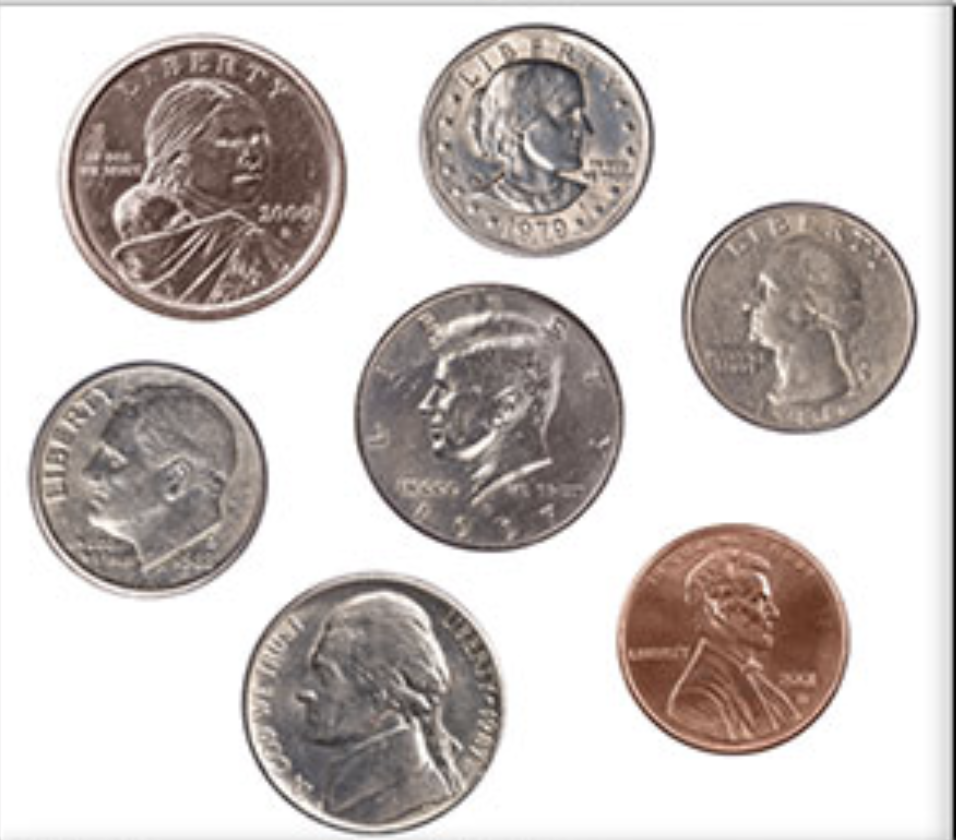
#> input picture module1/coin_image.png, 956 x 840 px
$ python lec4_5.py --image coin_image.png
#> lines starting #> are read from the running program, lines starting #| are printed output that depends on the picture
import cv2
from argparse import ArgumentParser

ap = ArgumentParser()
ap.add_argument("-i", "--image", help="Path to the image", required=True)
args = vars(ap.parse_args())

image = cv2.imread(args["image"])
#> image is the input picture: shape (840, 956, 3); mean B, G, R 193.3, 196, 202.8
# image = cv2.flip(image, 1)
image = cv2.flip(image, 1)
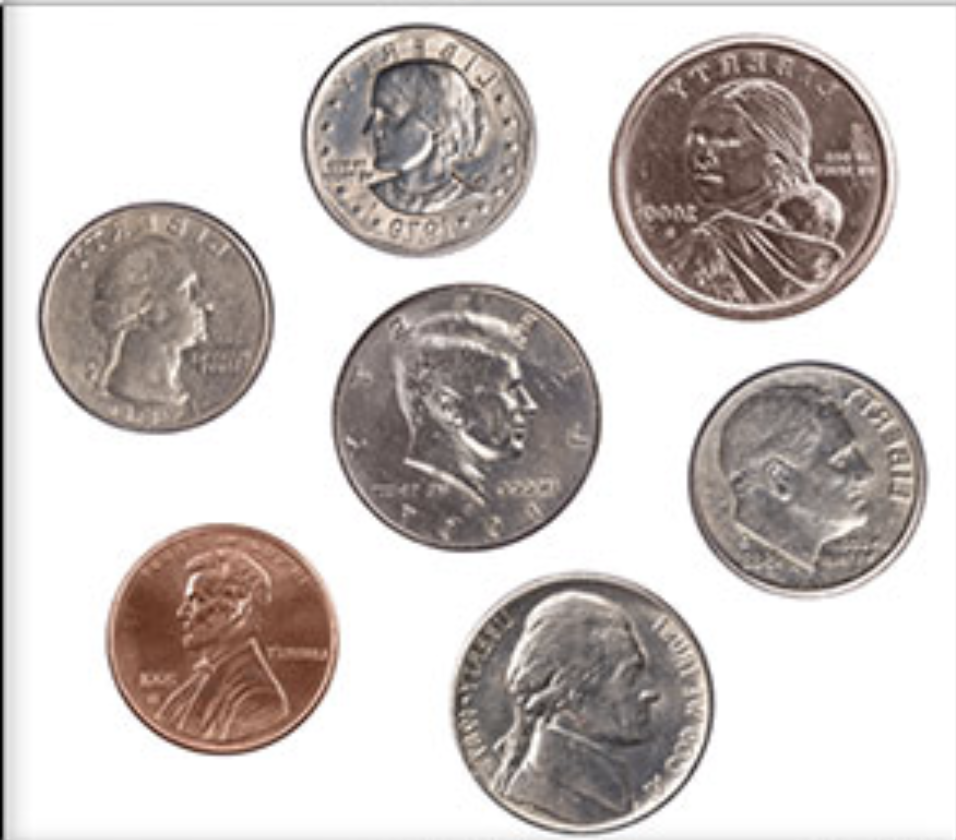
#> image: shape (840, 956, 3); mean B, G, R 193.3, 196, 202.8

(h, w) = image.shape[:2]
#> h = 840; w = 956
(x, y) = (w//2, h//2)
#> x = 478; y = 420

# To get the rotational matrix we need the point at which it will rotate and the angle
rot = cv2.getRotationMatrix2D((x, y), 45, 1.0)
img = cv2.warpAffine(image, rot, (w, h))
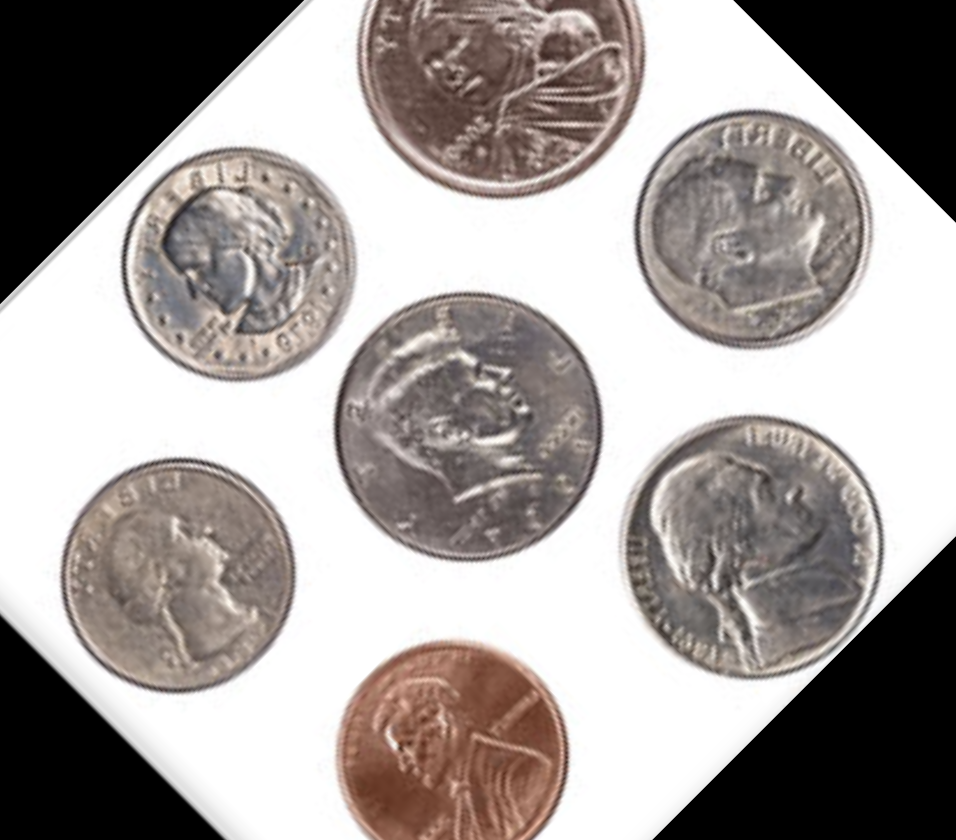
#> img: shape (840, 956, 3); mean B, G, R 153.1, 155.6, 161.8

img = cv2.flip(img, 0)
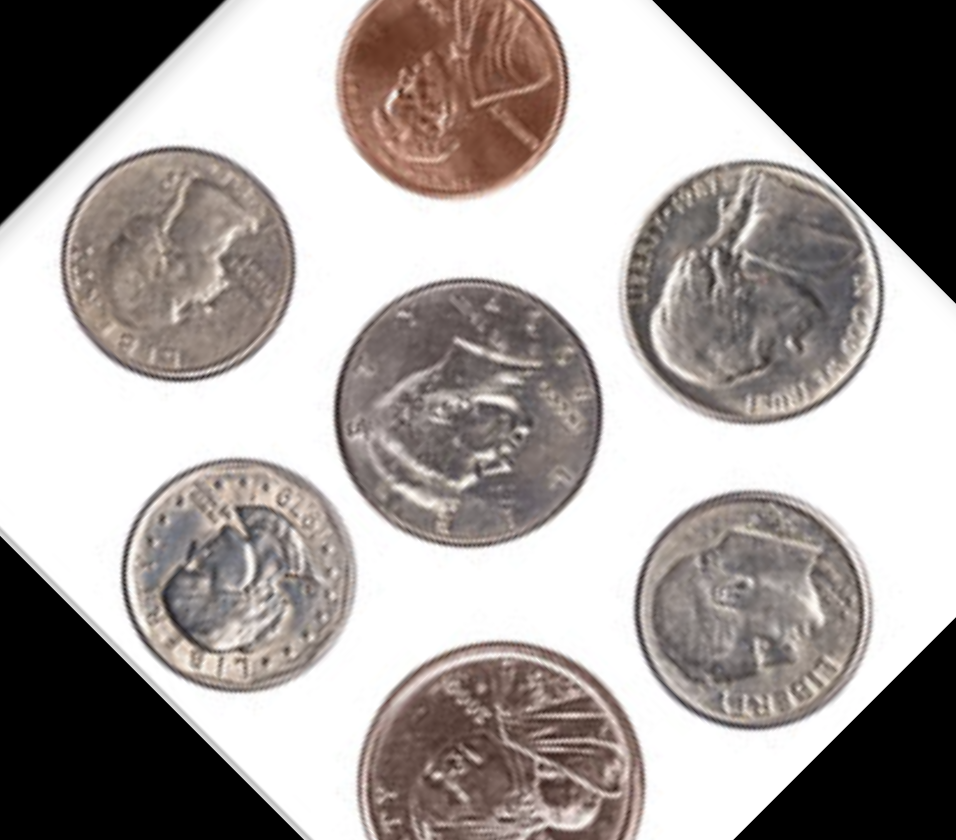
#> img: shape (840, 956, 3); mean B, G, R 153.1, 155.6, 161.8
(b, g, r) = img[189, 441]
#> b = 94; g = 113; r = 156
# [10 lines of commented-out code are left out]

print("Blue: ", b)
#| Blue:  94
print("Red", r)
#| Red 156

$ run again, on module1/brickwall.png
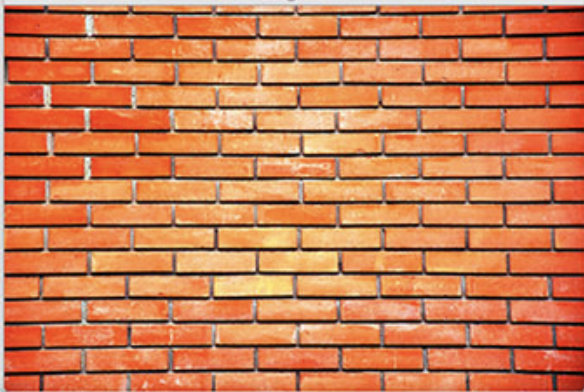
#> input picture module1/brickwall.png, 584 x 392 px
#> image is the input picture: shape (392, 584, 3); mean B, G, R 82.8, 124.3, 201.8
#> `image = cv2.flip(image, 1)`:
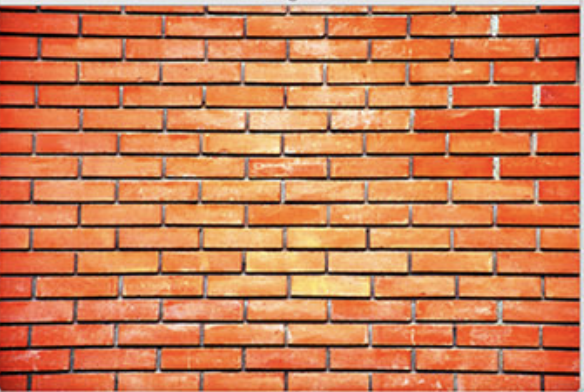
#> image: shape (392, 584, 3); mean B, G, R 82.8, 124.3, 201.8
#> `img = cv2.flip(img, 0)`:
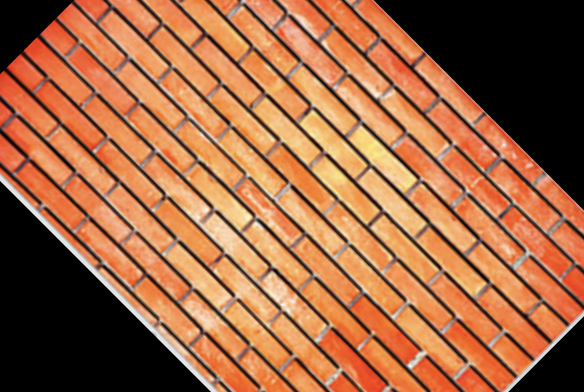
#> img: shape (392, 584, 3); mean B, G, R 67.5, 102.1, 158.9
#> b = 94; g = 151; r = 235
#| Blue:  94
#| Red 235

$ run again, on module1/cocunut_tree.png
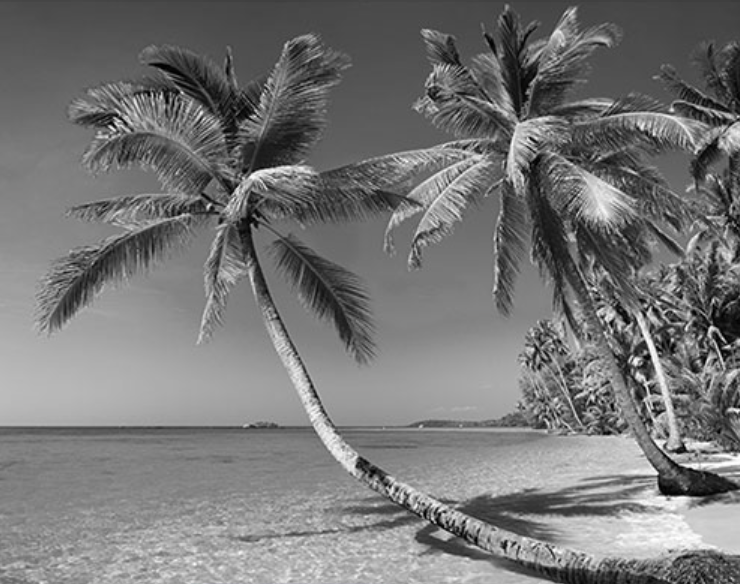
#> input picture module1/cocunut_tree.png, 740 x 584 px
#> image is the input picture: shape (584, 740, 3); mean B, G, R 118.6, 118.6, 118.6
#> `image = cv2.flip(image, 1)`:
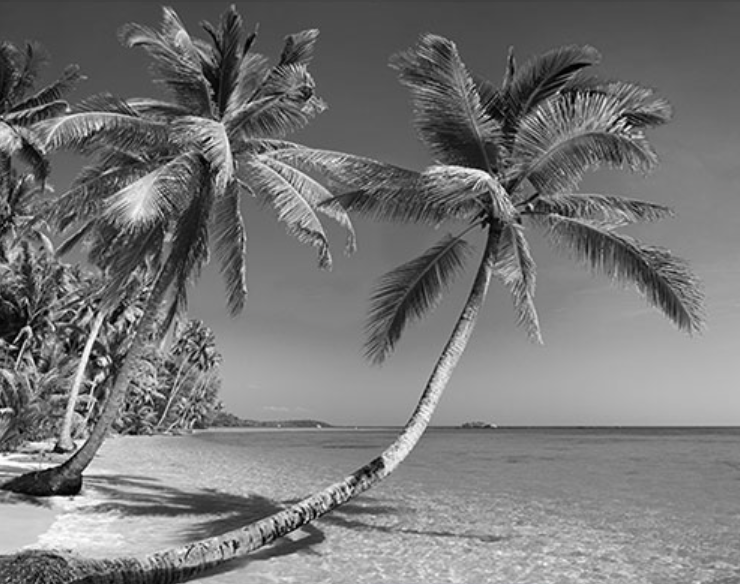
#> image: shape (584, 740, 3); mean B, G, R 118.6, 118.6, 118.6
#> `img = cv2.flip(img, 0)`:
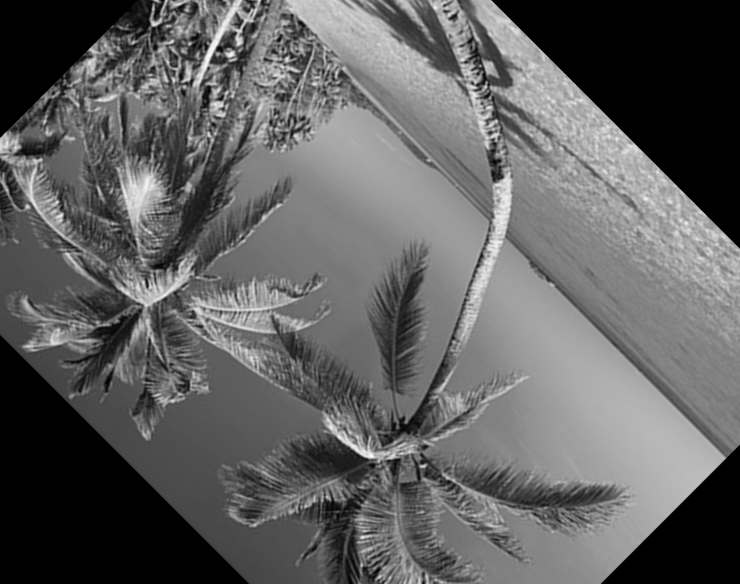
#> img: shape (584, 740, 3); mean B, G, R 96.8, 96.8, 96.8
#> b = 151
#| Blue:  151
#| Red 151
